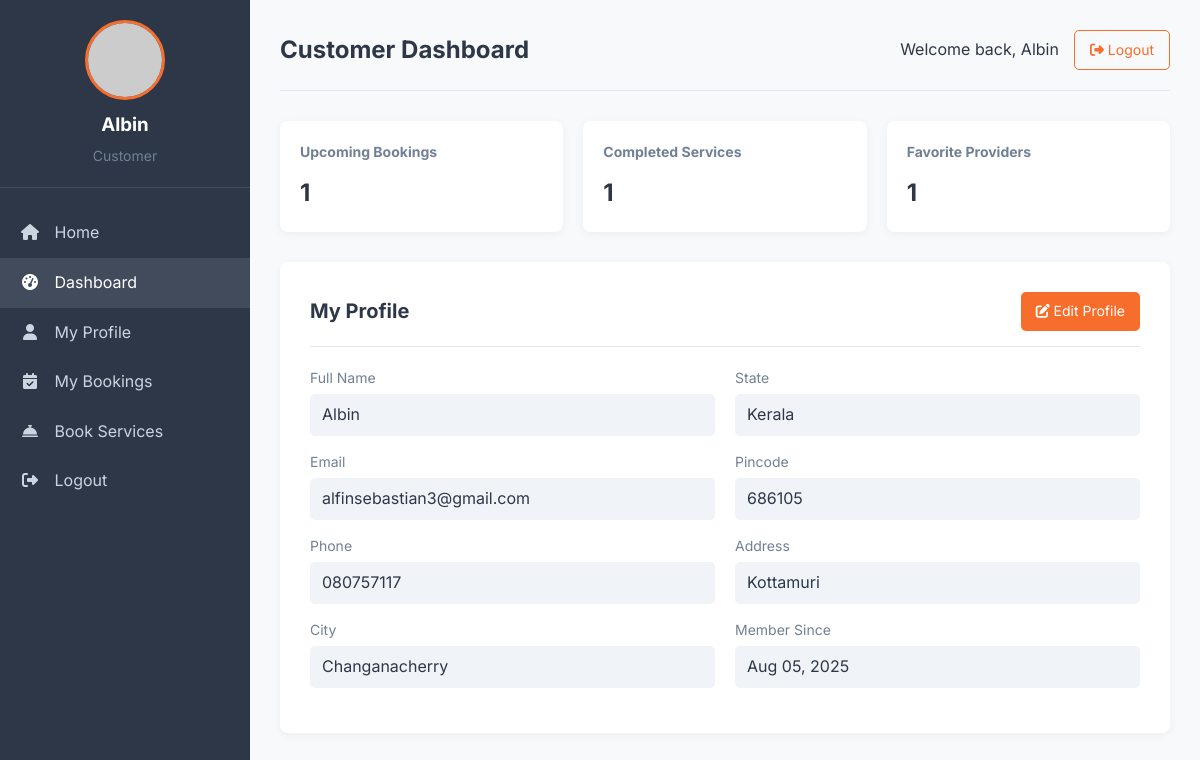
/customer_dashboard.php (signed in), run on the app's committed database.
### tables this page shows
CREATE TABLE `users` (
  `id` int(11) NOT NULL,
  `name` varchar(100) NOT NULL,
  `email` varchar(100) NOT NULL,
  `password` varchar(255) NOT NULL,
  `role` enum('admin','provider','customer') NOT NULL,
  `phone` varchar(20) NOT NULL,
  `address` text NOT NULL,
  `city` varchar(100) NOT NULL,
  `state` varchar(100) NOT NULL,
  `pincode` varchar(20) NOT NULL,
  `profile_image` varchar(255) DEFAULT NULL,
  `is_active` tinyint(1) DEFAULT 1,
  `created_at` timestamp NOT NULL DEFAULT current_timestamp(),
  `updated_at` timestamp NOT NULL DEFAULT current_timestamp() ON UPDATE current_timestamp()
);

### customer_dashboard.php (the view, shortened to what this page needs)
<?php
include 'db.php';
$customer_id = $_SESSION['user']['id'];
$customer_sql = "SELECT name, email, phone, address, city, state, pincode, created_at FROM users WHERE id = ?";
$customer_stmt = $conn->prepare($customer_sql);
$customer_stmt->bind_param("i", $customer_id);
$customer_stmt->execute();
$customer_result = $customer_stmt->get_result();
$customer = $customer_result->fetch_assoc();
$upcomingBookings = $conn->query("
    SELECT COUNT(*) FROM bookings
    WHERE user_id = $customer_id
      AND status IN ('pending', 'confirmed')
      AND booking_date >= NOW()
")->fetch_row()[0];
$completedServices = $conn->query("
    SELECT COUNT(*) FROM bookings
    WHERE user_id = $customer_id
      AND status = 'completed'
")->fetch_row()[0];
$favorite_sql = "
    SELECT COUNT(DISTINCT b.provider_id)
    FROM reviews r
    JOIN bookings b ON r.booking_id = b.id
    WHERE b.user_id = ? AND r.rating >= 4
";
$favorite_stmt = $conn->prepare($favorite_sql);
$favorite_stmt->bind_param("i", $customer_id);
$favorite_stmt->execute();
$favorite_result = $favorite_stmt->get_result();
$favoriteProviders = $favorite_result->fetch_row()[0];
?>
<!DOCTYPE html>
<html lang="en">
<head>
    <link rel="stylesheet" href="https://cdnjs.cloudflare.com/ajax/libs/font-awesome/6.4.0/css/all.min.css">
</head>
<body>
    <div class="dashboard-container">
        <div class="sidebar">
            <div class="sidebar-header">
                <img src="https://ui-avatars.com/api/?name=<?= urlencode($_SESSION['user']['name']) ?>&background=f76d2b&color=fff"
                     alt="Profile" class="profile-img">
                <h3><?= htmlspecialchars($_SESSION['user']['name']) ?></h3>
                <p>Customer</p>
            </div>
            <div class="nav-menu">
                <a href="index.php" class="nav-item">
                    <i class="fas fa-home"></i> Home
                </a>
                <a href="#" class="nav-item active">
                    <i class="fas fa-tachometer-alt"></i> Dashboard
                </a>
                <a href="#profile" class="nav-item">
                    <i class="fas fa-user"></i> My Profile
                </a>
                <a href="customer_bookings.php" class="nav-item">
                    <i class="fas fa-calendar-check"></i> My Bookings
                </a>
                <a href="services.php" class="nav-item">
                    <i class="fas fa-concierge-bell"></i> Book Services
                </a>
                <a href="logout.php" class="nav-item">
                    <i class="fas fa-sign-out-alt"></i> Logout
                </a>
            </div>
        </div>
        <div class="main-content">
            <div class="header">
                <h1>Customer Dashboard</h1>
                <div class="user-actions">
                    <span>Welcome back, <?= htmlspecialchars($_SESSION['user']['name']) ?></span>
                    <a href="logout.php" class="btn btn-outline">
                        <i class="fas fa-sign-out-alt"></i> Logout
                    </a>
                </div>
            </div>
            <div class="dashboard-cards">
                <div class="card">
                    <h3>Upcoming Bookings</h3>
                    <p><?= $upcomingBookings ?></p>
                </div>
                <div class="card">
                    <h3>Completed Services</h3>
                    <p><?= $completedServices ?></p>
                </div>
                <div class="card">
                    <h3>Favorite Providers</h3>
                    <p><?= $favoriteProviders ?></p>
                </div>
            </div>
            <div id="profile" class="profile-section">
                <div class="section-header">
                    <h2>My Profile</h2>
                    <a href="edit_profile.php" class="btn btn-primary">
                        <i class="fas fa-edit"></i> Edit Profile
                    </a>
                </div>
                <div class="profile-details">
                    <div>
                        <div class="detail-group">
                            <label>Full Name</label>
                            <p><?= htmlspecialchars($customer['name']) ?></p>
                        </div>
                        <div class="detail-group">
                            <label>Email</label>
                            <p><?= htmlspecialchars($customer['email']) ?></p>
                        </div>
                        <div class="detail-group">
                            <label>Phone</label>
                            <p><?= htmlspecialchars($customer['phone']) ?></p>
                        </div>
                        <div class="detail-group">
                            <label>City</label>
                            <p><?= htmlspecialchars($customer['city']) ?></p>
                        </div>
                    </div>
                    <div>
                        <div class="detail-group">
                            <label>State</label>
                            <p><?= htmlspecialchars($customer['state']) ?></p>
                        </div>
                        <div class="detail-group">
                            <label>Pincode</label>
                            <p><?= htmlspecialchars($customer['pincode']) ?></p>
                        </div>
                        <div class="detail-group">
                            <label>Address</label>
                            <p><?= htmlspecialchars($customer['address']) ?></p>
                        </div>
                        <div class="detail-group">
                            <label>Member Since</label>
                            <p><?= date('M d, Y', strtotime($customer['created_at'])) ?></p>
                        </div>
                    </div>
                </div>
            </div>
        </div>
    </div>
</body>
</html>

### customer_dashboard.php (style rules this page uses)
:root { --primary: #f76d2b; --primary-dark: #e05b1a; --secondary: #2d3748; --accent: #f0f4f8; --text: #2d3748; --light-text: #718096; --border: #e2e8f0; --white: #ffffff; --black: #000000; --success: #38a169; --warning: #dd6b20; --error: #e53e3e; }
* { margin: 0; padding: 0; box-sizing: border-box; }
body { font-family: 'Inter', sans-serif; background-color: #f8f9fa; color: var(--text); line-height: 1.6; }
.dashboard-container { display: flex; min-height: 100vh; }
.sidebar { width: 250px; background-color: var(--secondary); color: var(--white); padding: 20px 0; position: sticky; top: 0; height: 100vh; }
.sidebar-header { padding: 0 20px 20px; border-bottom: 1px solid rgba(255,255,255,0.1); text-align: center; }
.profile-img { width: 80px; height: 80px; border-radius: 50%; object-fit: cover; margin: 0 auto 10px; display: block; border: 3px solid var(--primary); }
.sidebar-header h3 { color: var(--white); margin-bottom: 5px; }
.sidebar-header p { color: var(--light-text); font-size: 14px; }
.nav-menu { padding: 20px 0; }
.nav-item { padding: 12px 20px; color: #cbd5e0; text-decoration: none; display: block; transition: all 0.3s; }
.nav-item:hover, .nav-item.active { background-color: rgba(255,255,255,0.1); color: var(--white); }
.nav-item i { margin-right: 10px; width: 20px; text-align: center; }
.main-content { flex: 1; padding: 30px; }
.header { display: flex; justify-content: space-between; align-items: center; margin-bottom: 30px; padding-bottom: 20px; border-bottom: 1px solid var(--border); }
.header h1 { font-size: 24px; color: var(--secondary); }
.user-actions { display: flex; align-items: center; gap: 15px; }
.btn { padding: 8px 15px; border-radius: 5px; text-decoration: none; font-size: 14px; transition: all 0.3s; cursor: pointer; border: none; }
.btn-primary { background-color: var(--primary); color: white; }
.btn-outline { background-color: transparent; border: 1px solid var(--primary); color: var(--primary); }
.dashboard-cards { display: grid; grid-template-columns: repeat(auto-fill, minmax(250px, 1fr)); gap: 20px; margin-bottom: 30px; }
.card { background-color: var(--white); border-radius: 8px; padding: 20px; box-shadow: 0 2px 10px rgba(0,0,0,0.05); }
.card h3 { font-size: 14px; color: var(--light-text); margin-bottom: 10px; }
.card p { font-size: 24px; font-weight: 700; color: var(--secondary); }
.profile-section { background-color: var(--white); border-radius: 8px; padding: 30px; box-shadow: 0 2px 10px rgba(0,0,0,0.05); margin-bottom: 30px; }
.section-header { display: flex; justify-content: space-between; align-items: center; margin-bottom: 20px; padding-bottom: 15px; border-bottom: 1px solid var(--border); }
.section-header h2 { font-size: 20px; }
.profile-details { display: grid; grid-template-columns: repeat(auto-fill, minmax(300px, 1fr)); gap: 20px; }
.detail-group { margin-bottom: 15px; }
.detail-group label { display: block; font-size: 14px; color: var(--light-text); margin-bottom: 5px; }
.detail-group p { font-size: 16px; color: var(--text); padding: 8px 12px; background-color: var(--accent); border-radius: 5px; }

### data on the page
users: name "Albin", email "alfinsebastian3@gmail.com", phone "080757117", city "Changanacherry", state "Kerala", pincode "686105", address "Kottamuri", created_at "Aug 05, 2025"

### other printed values
$_SESSION['user']['name'] "Albin"
$upcomingBookings "1"
$completedServices "1"
$favoriteProviders "1"
